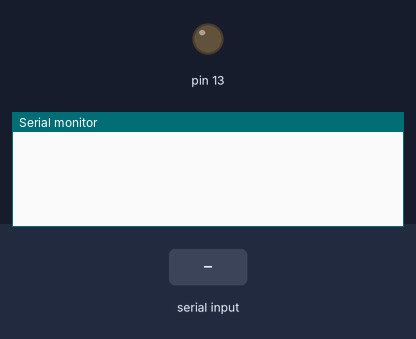
Simulated run of this sketch. Board: Arduino Uno, built with avr-gcc and run on an emulated ATmega328P. Shown: output pins drawn as LEDs (lit = HIGH), the last lines printed to the serial monitor. The test bench sets the inputs (shaded band).

Above: at 1.2 s.
1.3 s: "90,45;" received over Serial
At 3.5 s:
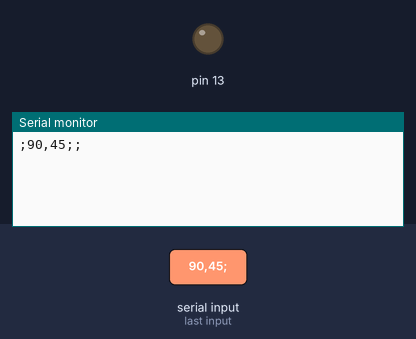
3.8 s: "5;" received over Serial
At 5.5 s:
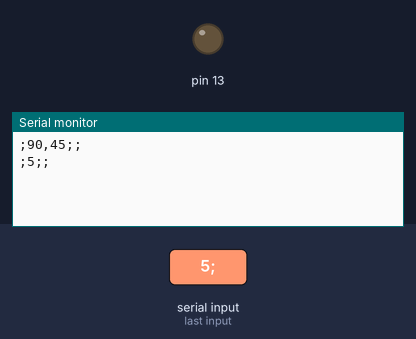
6.3 s: "1,90,45;" received over Serial
At 8.8 s:
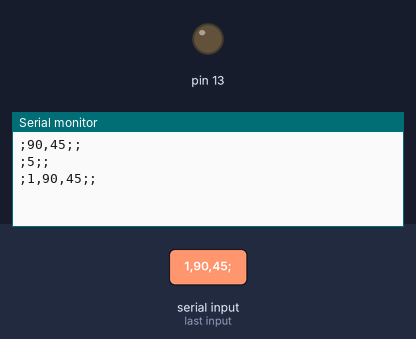

The sketch:

Arduino_Serial.ino
```cpp
int n1,n2;
int i=0;
String s1,s2;
volatile int state=1;

void setup() {
  pinMode(13,OUTPUT);
  digitalWrite(13,LOW);
  Serial.begin(9600);
}

void ser()
{
  if(Serial.available());
  s1=Serial.readStringUntil(';');
  s2=Serial.readStringUntil('.');
  n1=s1.toInt();
  n2=s2.toInt();
}

void loop() {
  ser();
  if(n1==5 && n2==12)
  {
    state=!state;
    digitalWrite(13,state);
  }
  Serial.print(s1);Serial.print(";");Serial.print(s2);Serial.println(";");
}
```

Measured:
- after the input at 1.3 s, the serial monitor: prints a new line after 1.0 s (image 1)
- after the input at 3.8 s, the serial monitor: prints a new line after 1.0 s (image 2)
- after the input at 6.3 s, the serial monitor: prints a new line after 1.0 s (image 3)
